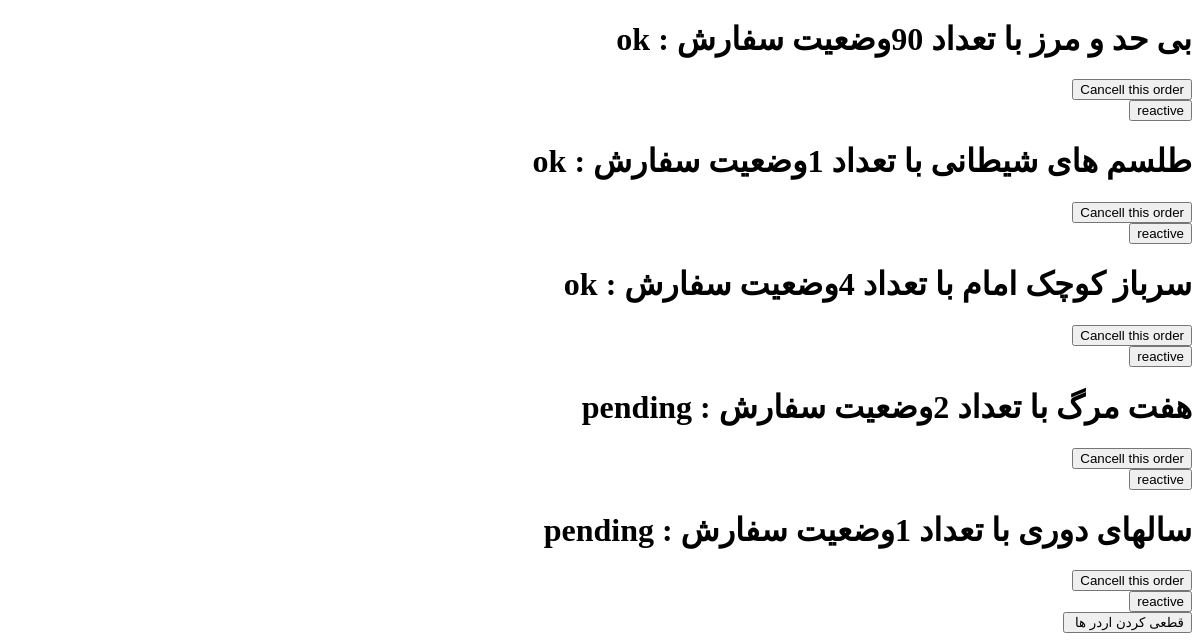
Before: /show-basket (signed in, lower part) with the older database file.
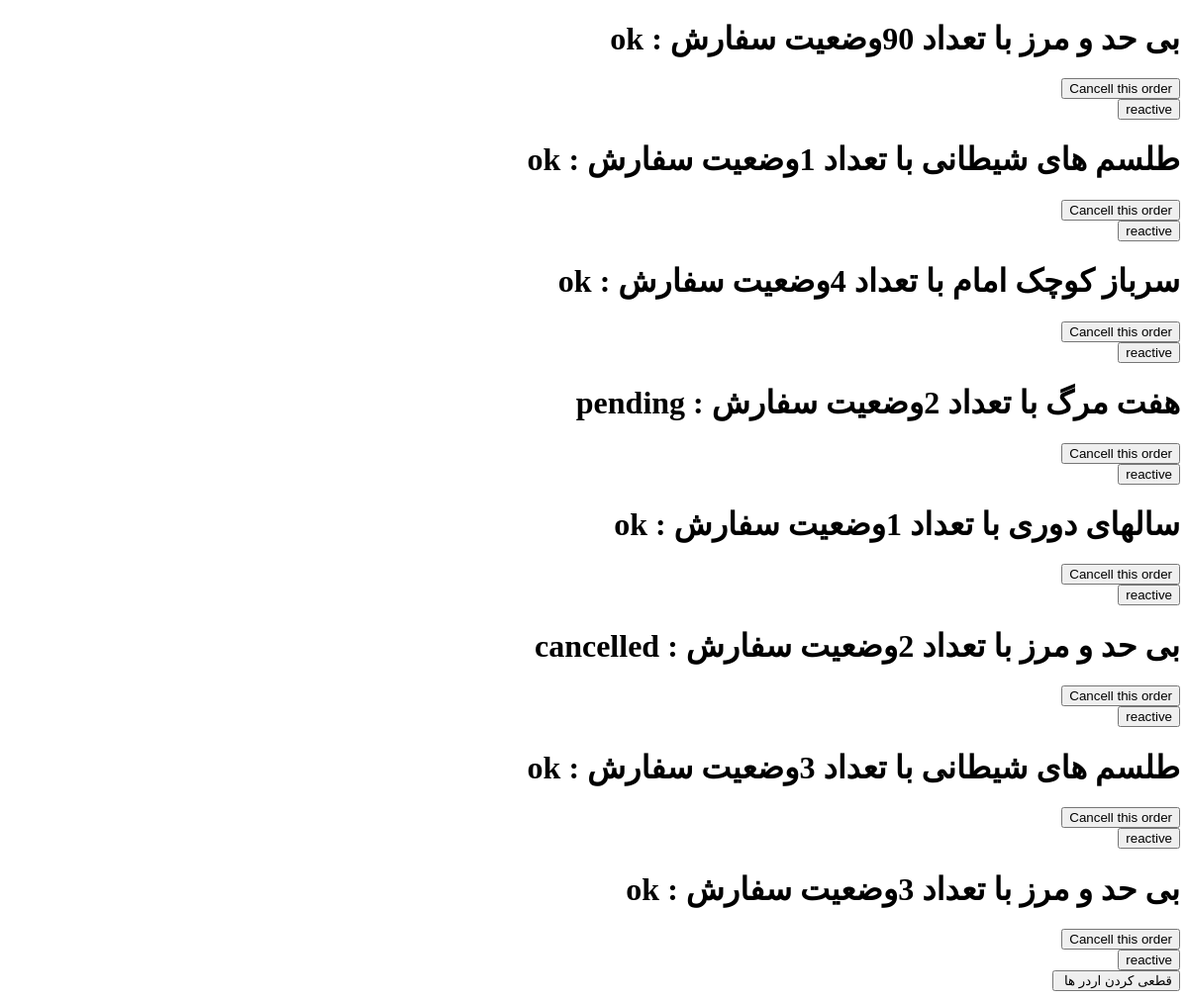
After: the same page with the newer database file.
### BascektShop/models.py (models this page shows)
class ShoppingBasket(models.Model):
    user = models.ForeignKey(User, on_delete=models.PROTECT)
    item = models.ForeignKey(Book, on_delete=models.PROTECT)
    date = models.DateTimeField()
    count = models.IntegerField()
    basket = models.ForeignKey(FinalBasket, models.PROTECT, null=True)
    state_choices = [
        ('ok', 'خرید نهایی شده '),
        ('pending', 'در انتظار پرداخت'),
        ('cancelled', 'انصراف از خرید')
    ]
    status = models.CharField(
        max_length=15,
        choices=state_choices,
        default='pending'
    )

### book/models.py (models this page shows)
class Book(models.Model):
    name = models.CharField(max_length=200)
    pages = models.CharField(max_length=200)
    author = models.ForeignKey(Author, on_delete=models.CASCADE)
    price = models.IntegerField()
    cat = models.ForeignKey(Category, on_delete=models.CASCADE)
    img = models.ImageField(upload_to='images/')
    publisher = models.ForeignKey(Publisher, on_delete=models.PROTECT)
    def __str__(self):
        return self.name

### BascektShop/views.py (the view)
# urls.py: path('show-basket', ShowBasket.as_view(), name='show-basket'),
class ShowBasket(View):
    def get(self, request):
        if request.user.is_authenticated:
            user_id = request.user
            qs = ShoppingBasket.objects.filter(user_id=user_id)
            ctx = {"data": qs}
            return render(request, 'Basket.html', ctx)
        else:
            return redirect('user_login')

### templates/Basket.html (shortened to what this page needs)
<!DOCTYPE html>
<html lang="en" xmlns="http://www.w3.org/1999/html">
<head>
</head>
<body dir="rtl">
    {%for elm in data%}
       <h1>{{elm.item}} با تعداد {{elm.count}}وضعیت سفارش : {{ elm.status }}</h1>
        <form action="{% url 'cancellorder' %}" method="GET">
            <input type='submit' value="Cancell this order"></input>
        </form>
        <form action="{% url 'reactiveorder' %}" method="GET">
            <input type='submit' value="reactive"></input>
        </form>
    {% endfor %}
<form action="{% url 'pay' %}" method="GET">
    <input type='submit' value="قطعی کردن اردر ها "></input>
</form>
</body>
</html>

Changed rows visible on the page:
changed ShoppingBasket "سالهای دوری": status "pending" → "ok"
added ShoppingBasket: item "بی حد و مرز", count "2", status "cancelled"
added ShoppingBasket: item "طلسم های شیطانی", count "3", status "ok"
added ShoppingBasket: item "بی حد و مرز", count "3", status "ok"
